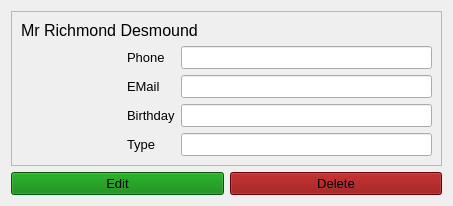
<?xml version="1.0" encoding="UTF-8"?>
<ui version="4.0">
 <class>W_Tenant</class>
 <widget class="QWidget" name="W_Tenant">
  <property name="geometry">
   <rect>
    <x>0</x>
    <y>0</y>
    <width>453</width>
    <height>200</height>
   </rect>
  </property>
  <property name="sizePolicy">
   <sizepolicy hsizetype="Maximum" vsizetype="Maximum">
    <horstretch>0</horstretch>
    <verstretch>0</verstretch>
   </sizepolicy>
  </property>
  <property name="windowTitle">
   <string>Form</string>
  </property>
  <property name="autoFillBackground">
   <bool>true</bool>
  </property>
  <property name="styleSheet">
   <string notr="true"/>
  </property>
  <layout class="QGridLayout" name="gridLayout">
   <item row="1" column="0" colspan="2">
    <widget class="QFrame" name="frame">
     <property name="frameShape">
      <enum>QFrame::Shape::StyledPanel</enum>
     </property>
     <property name="frameShadow">
      <enum>QFrame::Shadow::Raised</enum>
     </property>
     <layout class="QGridLayout" name="gridLayout_2">
      <item row="0" column="0" colspan="2">
       <widget class="QLabel" name="l_name">
        <property name="sizePolicy">
         <sizepolicy hsizetype="Preferred" vsizetype="Maximum">
          <horstretch>0</horstretch>
          <verstretch>0</verstretch>
         </sizepolicy>
        </property>
        <property name="minimumSize">
         <size>
          <width>0</width>
          <height>0</height>
         </size>
        </property>
        <property name="maximumSize">
         <size>
          <width>16777215</width>
          <height>16777215</height>
         </size>
        </property>
        <property name="font">
         <font>
          <pointsize>12</pointsize>
         </font>
        </property>
        <property name="text">
         <string>Mr Richmond Desmound</string>
        </property>
        <property name="scaledContents">
         <bool>false</bool>
        </property>
        <property name="alignment">
         <set>Qt::AlignmentFlag::AlignLeading|Qt::AlignmentFlag::AlignLeft|Qt::AlignmentFlag::AlignVCenter</set>
        </property>
        <property name="wordWrap">
         <bool>true</bool>
        </property>
       </widget>
      </item>
      <item row="1" column="0">
       <widget class="QLabel" name="l_icon">
        <property name="sizePolicy">
         <sizepolicy hsizetype="Maximum" vsizetype="Maximum">
          <horstretch>0</horstretch>
          <verstretch>0</verstretch>
         </sizepolicy>
        </property>
        <property name="minimumSize">
         <size>
          <width>100</width>
          <height>100</height>
         </size>
        </property>
        <property name="maximumSize">
         <size>
          <width>100</width>
          <height>100</height>
         </size>
        </property>
        <property name="font">
         <font>
          <pointsize>12</pointsize>
         </font>
        </property>
        <property name="text">
         <string/>
        </property>
        <property name="pixmap">
         <pixmap resource="../../resources/icons.qrc">:/assets/system-users.svg</pixmap>
        </property>
        <property name="scaledContents">
         <bool>true</bool>
        </property>
       </widget>
      </item>
      <item row="1" column="1">
       <layout class="QGridLayout" name="gridLayout_3">
        <item row="0" column="0">
         <widget class="QLabel" name="label_18">
          <property name="sizePolicy">
           <sizepolicy hsizetype="Maximum" vsizetype="Maximum">
            <horstretch>0</horstretch>
            <verstretch>0</verstretch>
           </sizepolicy>
          </property>
          <property name="font">
           <font>
            <pointsize>10</pointsize>
           </font>
          </property>
          <property name="text">
           <string>Phone</string>
          </property>
         </widget>
        </item>
        <item row="2" column="1">
         <widget class="QLineEdit" name="le_birthday">
          <property name="sizePolicy">
           <sizepolicy hsizetype="Preferred" vsizetype="Maximum">
            <horstretch>0</horstretch>
            <verstretch>0</verstretch>
           </sizepolicy>
          </property>
          <property name="minimumSize">
           <size>
            <width>250</width>
            <height>0</height>
           </size>
          </property>
          <property name="font">
           <font>
            <pointsize>10</pointsize>
           </font>
          </property>
          <property name="readOnly">
           <bool>true</bool>
          </property>
         </widget>
        </item>
        <item row="0" column="1">
         <widget class="QLineEdit" name="le_phone">
          <property name="sizePolicy">
           <sizepolicy hsizetype="Preferred" vsizetype="Maximum">
            <horstretch>0</horstretch>
            <verstretch>0</verstretch>
           </sizepolicy>
          </property>
          <property name="minimumSize">
           <size>
            <width>250</width>
            <height>0</height>
           </size>
          </property>
          <property name="font">
           <font>
            <pointsize>10</pointsize>
           </font>
          </property>
          <property name="readOnly">
           <bool>true</bool>
          </property>
         </widget>
        </item>
        <item row="1" column="1">
         <widget class="QLineEdit" name="le_email">
          <property name="sizePolicy">
           <sizepolicy hsizetype="Preferred" vsizetype="Maximum">
            <horstretch>0</horstretch>
            <verstretch>0</verstretch>
           </sizepolicy>
          </property>
          <property name="minimumSize">
           <size>
            <width>250</width>
            <height>0</height>
           </size>
          </property>
          <property name="font">
           <font>
            <pointsize>10</pointsize>
           </font>
          </property>
          <property name="readOnly">
           <bool>true</bool>
          </property>
         </widget>
        </item>
        <item row="1" column="0">
         <widget class="QLabel" name="label_13">
          <property name="sizePolicy">
           <sizepolicy hsizetype="Maximum" vsizetype="Maximum">
            <horstretch>0</horstretch>
            <verstretch>0</verstretch>
           </sizepolicy>
          </property>
          <property name="font">
           <font>
            <pointsize>10</pointsize>
           </font>
          </property>
          <property name="text">
           <string>EMail</string>
          </property>
         </widget>
        </item>
        <item row="2" column="0">
         <widget class="QLabel" name="label_19">
          <property name="sizePolicy">
           <sizepolicy hsizetype="Maximum" vsizetype="Maximum">
            <horstretch>0</horstretch>
            <verstretch>0</verstretch>
           </sizepolicy>
          </property>
          <property name="font">
           <font>
            <pointsize>10</pointsize>
           </font>
          </property>
          <property name="text">
           <string>Birthday</string>
          </property>
         </widget>
        </item>
        <item row="3" column="0">
         <widget class="QLabel" name="label_21">
          <property name="sizePolicy">
           <sizepolicy hsizetype="Maximum" vsizetype="Maximum">
            <horstretch>0</horstretch>
            <verstretch>0</verstretch>
           </sizepolicy>
          </property>
          <property name="font">
           <font>
            <pointsize>10</pointsize>
           </font>
          </property>
          <property name="text">
           <string>Type</string>
          </property>
         </widget>
        </item>
        <item row="3" column="1">
         <widget class="QLineEdit" name="le_type">
          <property name="sizePolicy">
           <sizepolicy hsizetype="Preferred" vsizetype="Maximum">
            <horstretch>0</horstretch>
            <verstretch>0</verstretch>
           </sizepolicy>
          </property>
          <property name="minimumSize">
           <size>
            <width>250</width>
            <height>0</height>
           </size>
          </property>
          <property name="font">
           <font>
            <pointsize>10</pointsize>
           </font>
          </property>
          <property name="readOnly">
           <bool>true</bool>
          </property>
         </widget>
        </item>
       </layout>
      </item>
     </layout>
    </widget>
   </item>
   <item row="2" column="0">
    <widget class="QPushButton" name="b_edit">
     <property name="font">
      <font>
       <pointsize>10</pointsize>
      </font>
     </property>
     <property name="styleSheet">
      <string notr="true">background-color: green;</string>
     </property>
     <property name="text">
      <string>Edit</string>
     </property>
     <property name="icon">
      <iconset resource="../../resources/icons.qrc">
       <normaloff>:/assets/accessories-text-editor.svg</normaloff>:/assets/accessories-text-editor.svg</iconset>
     </property>
    </widget>
   </item>
   <item row="2" column="1">
    <widget class="QPushButton" name="b_delete">
     <property name="font">
      <font>
       <pointsize>10</pointsize>
      </font>
     </property>
     <property name="styleSheet">
      <string notr="true">background-color: darkred;</string>
     </property>
     <property name="text">
      <string>Delete</string>
     </property>
     <property name="icon">
      <iconset resource="../../resources/icons.qrc">
       <normaloff>:/assets/user-trash.svg</normaloff>:/assets/user-trash.svg</iconset>
     </property>
    </widget>
   </item>
  </layout>
 </widget>
 <resources>
  <include location="../../resources/icons.qrc"/>
 </resources>
 <connections/>
</ui>
